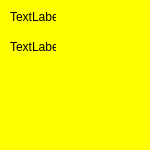
<?xml version="1.0" encoding="UTF-8"?>
<ui version="4.0">
 <class>ItemUI</class>
 <widget class="QWidget" name="ItemUI">
  <property name="geometry">
   <rect>
    <x>0</x>
    <y>0</y>
    <width>150</width>
    <height>150</height>
   </rect>
  </property>
  <property name="palette">
   <palette>
    <active>
     <colorrole role="WindowText">
      <brush brushstyle="SolidPattern">
       <color alpha="255">
        <red>0</red>
        <green>0</green>
        <blue>0</blue>
       </color>
      </brush>
     </colorrole>
     <colorrole role="Button">
      <brush brushstyle="SolidPattern">
       <color alpha="255">
        <red>255</red>
        <green>255</green>
        <blue>0</blue>
       </color>
      </brush>
     </colorrole>
     <colorrole role="Light">
      <brush brushstyle="SolidPattern">
       <color alpha="255">
        <red>255</red>
        <green>255</green>
        <blue>127</blue>
       </color>
      </brush>
     </colorrole>
     <colorrole role="Midlight">
      <brush brushstyle="SolidPattern">
       <color alpha="255">
        <red>255</red>
        <green>255</green>
        <blue>63</blue>
       </color>
      </brush>
     </colorrole>
     <colorrole role="Dark">
      <brush brushstyle="SolidPattern">
       <color alpha="255">
        <red>127</red>
        <green>127</green>
        <blue>0</blue>
       </color>
      </brush>
     </colorrole>
     <colorrole role="Mid">
      <brush brushstyle="SolidPattern">
       <color alpha="255">
        <red>170</red>
        <green>170</green>
        <blue>0</blue>
       </color>
      </brush>
     </colorrole>
     <colorrole role="Text">
      <brush brushstyle="SolidPattern">
       <color alpha="255">
        <red>0</red>
        <green>0</green>
        <blue>0</blue>
       </color>
      </brush>
     </colorrole>
     <colorrole role="BrightText">
      <brush brushstyle="SolidPattern">
       <color alpha="255">
        <red>255</red>
        <green>255</green>
        <blue>255</blue>
       </color>
      </brush>
     </colorrole>
     <colorrole role="ButtonText">
      <brush brushstyle="SolidPattern">
       <color alpha="255">
        <red>0</red>
        <green>0</green>
        <blue>0</blue>
       </color>
      </brush>
     </colorrole>
     <colorrole role="Base">
      <brush brushstyle="SolidPattern">
       <color alpha="255">
        <red>255</red>
        <green>255</green>
        <blue>255</blue>
       </color>
      </brush>
     </colorrole>
     <colorrole role="Window">
      <brush brushstyle="SolidPattern">
       <color alpha="255">
        <red>255</red>
        <green>255</green>
        <blue>0</blue>
       </color>
      </brush>
     </colorrole>
     <colorrole role="Shadow">
      <brush brushstyle="SolidPattern">
       <color alpha="255">
        <red>0</red>
        <green>0</green>
        <blue>0</blue>
       </color>
      </brush>
     </colorrole>
     <colorrole role="AlternateBase">
      <brush brushstyle="SolidPattern">
       <color alpha="255">
        <red>255</red>
        <green>255</green>
        <blue>127</blue>
       </color>
      </brush>
     </colorrole>
     <colorrole role="ToolTipBase">
      <brush brushstyle="SolidPattern">
       <color alpha="255">
        <red>255</red>
        <green>255</green>
        <blue>220</blue>
       </color>
      </brush>
     </colorrole>
     <colorrole role="ToolTipText">
      <brush brushstyle="SolidPattern">
       <color alpha="255">
        <red>0</red>
        <green>0</green>
        <blue>0</blue>
       </color>
      </brush>
     </colorrole>
    </active>
    <inactive>
     <colorrole role="WindowText">
      <brush brushstyle="SolidPattern">
       <color alpha="255">
        <red>0</red>
        <green>0</green>
        <blue>0</blue>
       </color>
      </brush>
     </colorrole>
     <colorrole role="Button">
      <brush brushstyle="SolidPattern">
       <color alpha="255">
        <red>255</red>
        <green>255</green>
        <blue>0</blue>
       </color>
      </brush>
     </colorrole>
     <colorrole role="Light">
      <brush brushstyle="SolidPattern">
       <color alpha="255">
        <red>255</red>
        <green>255</green>
        <blue>127</blue>
       </color>
      </brush>
     </colorrole>
     <colorrole role="Midlight">
      <brush brushstyle="SolidPattern">
       <color alpha="255">
        <red>255</red>
        <green>255</green>
        <blue>63</blue>
       </color>
      </brush>
     </colorrole>
     <colorrole role="Dark">
      <brush brushstyle="SolidPattern">
       <color alpha="255">
        <red>127</red>
        <green>127</green>
        <blue>0</blue>
       </color>
      </brush>
     </colorrole>
     <colorrole role="Mid">
      <brush brushstyle="SolidPattern">
       <color alpha="255">
        <red>170</red>
        <green>170</green>
        <blue>0</blue>
       </color>
      </brush>
     </colorrole>
     <colorrole role="Text">
      <brush brushstyle="SolidPattern">
       <color alpha="255">
        <red>0</red>
        <green>0</green>
        <blue>0</blue>
       </color>
      </brush>
     </colorrole>
     <colorrole role="BrightText">
      <brush brushstyle="SolidPattern">
       <color alpha="255">
        <red>255</red>
        <green>255</green>
        <blue>255</blue>
       </color>
      </brush>
     </colorrole>
     <colorrole role="ButtonText">
      <brush brushstyle="SolidPattern">
       <color alpha="255">
        <red>0</red>
        <green>0</green>
        <blue>0</blue>
       </color>
      </brush>
     </colorrole>
     <colorrole role="Base">
      <brush brushstyle="SolidPattern">
       <color alpha="255">
        <red>255</red>
        <green>255</green>
        <blue>255</blue>
       </color>
      </brush>
     </colorrole>
     <colorrole role="Window">
      <brush brushstyle="SolidPattern">
       <color alpha="255">
        <red>255</red>
        <green>255</green>
        <blue>0</blue>
       </color>
      </brush>
     </colorrole>
     <colorrole role="Shadow">
      <brush brushstyle="SolidPattern">
       <color alpha="255">
        <red>0</red>
        <green>0</green>
        <blue>0</blue>
       </color>
      </brush>
     </colorrole>
     <colorrole role="AlternateBase">
      <brush brushstyle="SolidPattern">
       <color alpha="255">
        <red>255</red>
        <green>255</green>
        <blue>127</blue>
       </color>
      </brush>
     </colorrole>
     <colorrole role="ToolTipBase">
      <brush brushstyle="SolidPattern">
       <color alpha="255">
        <red>255</red>
        <green>255</green>
        <blue>220</blue>
       </color>
      </brush>
     </colorrole>
     <colorrole role="ToolTipText">
      <brush brushstyle="SolidPattern">
       <color alpha="255">
        <red>0</red>
        <green>0</green>
        <blue>0</blue>
       </color>
      </brush>
     </colorrole>
    </inactive>
    <disabled>
     <colorrole role="WindowText">
      <brush brushstyle="SolidPattern">
       <color alpha="255">
        <red>127</red>
        <green>127</green>
        <blue>0</blue>
       </color>
      </brush>
     </colorrole>
     <colorrole role="Button">
      <brush brushstyle="SolidPattern">
       <color alpha="255">
        <red>255</red>
        <green>255</green>
        <blue>0</blue>
       </color>
      </brush>
     </colorrole>
     <colorrole role="Light">
      <brush brushstyle="SolidPattern">
       <color alpha="255">
        <red>255</red>
        <green>255</green>
        <blue>127</blue>
       </color>
      </brush>
     </colorrole>
     <colorrole role="Midlight">
      <brush brushstyle="SolidPattern">
       <color alpha="255">
        <red>255</red>
        <green>255</green>
        <blue>63</blue>
       </color>
      </brush>
     </colorrole>
     <colorrole role="Dark">
      <brush brushstyle="SolidPattern">
       <color alpha="255">
        <red>127</red>
        <green>127</green>
        <blue>0</blue>
       </color>
      </brush>
     </colorrole>
     <colorrole role="Mid">
      <brush brushstyle="SolidPattern">
       <color alpha="255">
        <red>170</red>
        <green>170</green>
        <blue>0</blue>
       </color>
      </brush>
     </colorrole>
     <colorrole role="Text">
      <brush brushstyle="SolidPattern">
       <color alpha="255">
        <red>127</red>
        <green>127</green>
        <blue>0</blue>
       </color>
      </brush>
     </colorrole>
     <colorrole role="BrightText">
      <brush brushstyle="SolidPattern">
       <color alpha="255">
        <red>255</red>
        <green>255</green>
        <blue>255</blue>
       </color>
      </brush>
     </colorrole>
     <colorrole role="ButtonText">
      <brush brushstyle="SolidPattern">
       <color alpha="255">
        <red>127</red>
        <green>127</green>
        <blue>0</blue>
       </color>
      </brush>
     </colorrole>
     <colorrole role="Base">
      <brush brushstyle="SolidPattern">
       <color alpha="255">
        <red>255</red>
        <green>255</green>
        <blue>0</blue>
       </color>
      </brush>
     </colorrole>
     <colorrole role="Window">
      <brush brushstyle="SolidPattern">
       <color alpha="255">
        <red>255</red>
        <green>255</green>
        <blue>0</blue>
       </color>
      </brush>
     </colorrole>
     <colorrole role="Shadow">
      <brush brushstyle="SolidPattern">
       <color alpha="255">
        <red>0</red>
        <green>0</green>
        <blue>0</blue>
       </color>
      </brush>
     </colorrole>
     <colorrole role="AlternateBase">
      <brush brushstyle="SolidPattern">
       <color alpha="255">
        <red>255</red>
        <green>255</green>
        <blue>0</blue>
       </color>
      </brush>
     </colorrole>
     <colorrole role="ToolTipBase">
      <brush brushstyle="SolidPattern">
       <color alpha="255">
        <red>255</red>
        <green>255</green>
        <blue>220</blue>
       </color>
      </brush>
     </colorrole>
     <colorrole role="ToolTipText">
      <brush brushstyle="SolidPattern">
       <color alpha="255">
        <red>0</red>
        <green>0</green>
        <blue>0</blue>
       </color>
      </brush>
     </colorrole>
    </disabled>
   </palette>
  </property>
  <property name="windowTitle">
   <string>Form</string>
  </property>
  <property name="autoFillBackground">
   <bool>true</bool>
  </property>
  <widget class="QLabel" name="label">
   <property name="geometry">
    <rect>
     <x>10</x>
     <y>10</y>
     <width>46</width>
     <height>13</height>
    </rect>
   </property>
   <property name="text">
    <string>TextLabel</string>
   </property>
  </widget>
  <widget class="QLabel" name="label_2">
   <property name="geometry">
    <rect>
     <x>10</x>
     <y>40</y>
     <width>46</width>
     <height>13</height>
    </rect>
   </property>
   <property name="text">
    <string>TextLabel</string>
   </property>
  </widget>
 </widget>
 <resources/>
 <connections/>
</ui>
